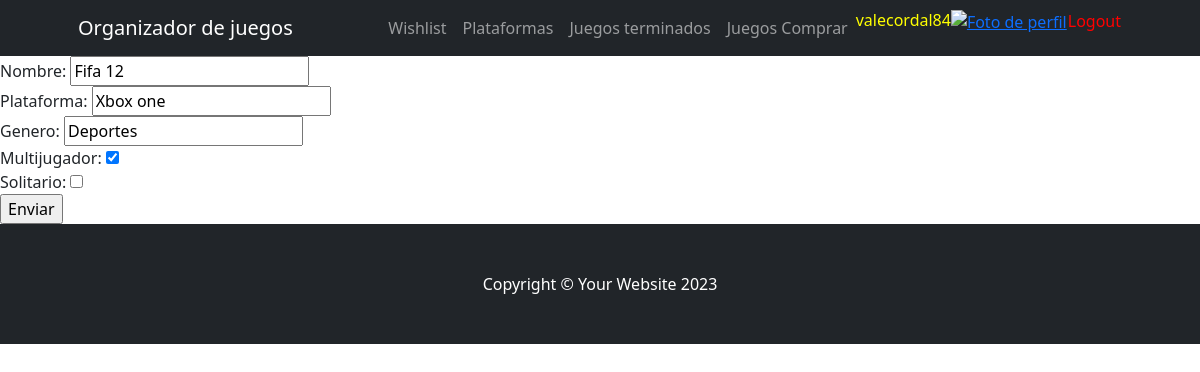
/wishlist/update/Fifa 12/ (signed in), run on an earlier commit of the app's database.
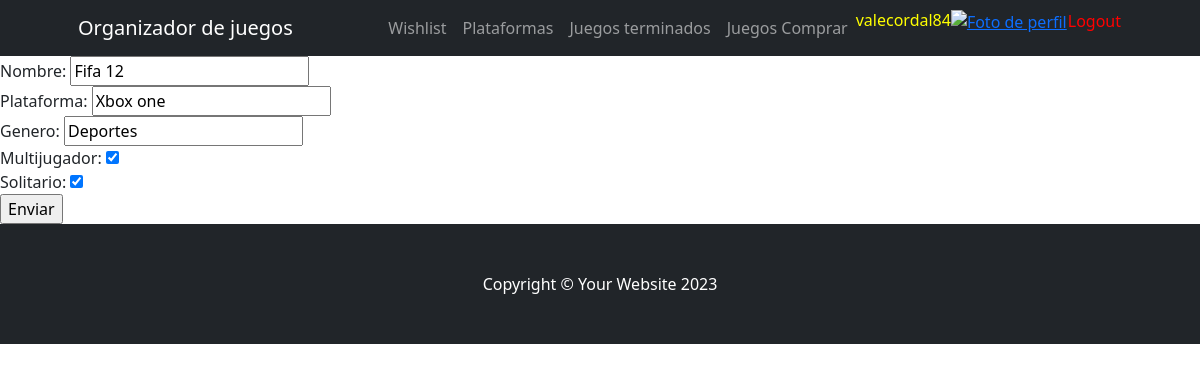
And on a later commit of the database.
### webapp/models.py (models this page shows, shortened)
class wishlist(models.Model):
    nombre=models.CharField(max_length=255)
    plataforma=models.CharField(max_length=255)
    genero=models.CharField(max_length=255)
    multijugador=models.BooleanField(default=False)
    solitario=models.BooleanField(default=False)
    class Meta:
        ordering= ["nombre"]
        verbose_name="wishlist"
        verbose_name_plural="wishlist"

### webapp/views.py (the view)
# urls.py: path('wishlist/update/<str:nombre_wishlist>/', views.wishlistUpdate, name='wishlistUpdate'),
@login_required
def wishlistUpdate(request, nombre_wishlist):
    wishlist_item = get_object_or_404(wishlist, nombre=nombre_wishlist)
    if request.method == "POST":
        form = WishlistForm(request.POST, instance=wishlist_item)
        if form.is_valid():
            form.save()
            return redirect('wishlist')
    else:
        form = WishlistForm(instance=wishlist_item)
    return render(request, "webapp/wishlistForm.html", {"form": form})

### webapp/forms.py
class WishlistForm(forms.ModelForm):
    class Meta:
        model = wishlist
        fields = ['nombre', 'plataforma', 'genero', 'multijugador', 'solitario']

### webapp/templates/webapp/wishlistForm.html (shortened to what this page needs)
{% extends "webapp/base.html" %}
{% load static %}
{% block contenido %}
<form action="" method="post">
    <table>
        {{ form }}
    </table>
    <input type="submit" value="Enviar">
</form>
{% endblock contenido %}

What changed in the data, as far as the page shows it:
changed wishlist "Fifa 12": solitario "☐" → "☑"
